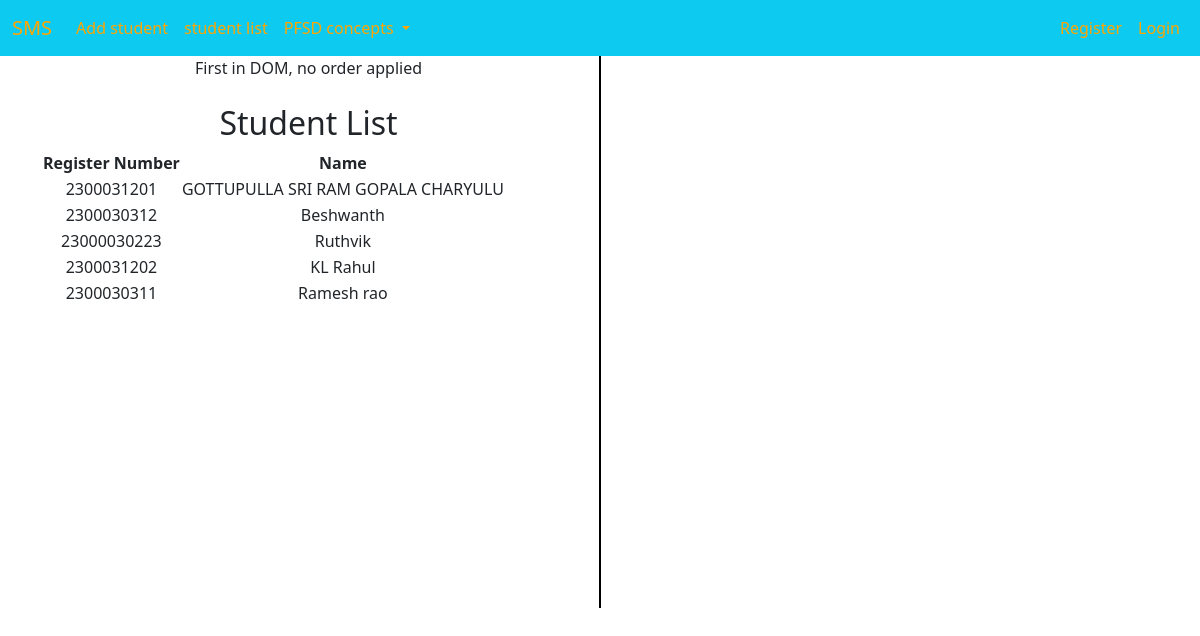
The page /student_list/ on the database its author committed.
### adminapp/models.py (models this page shows, shortened)
class StudentList(models.Model):
    user = models.OneToOneField(User, on_delete=models.CASCADE, null=True)
    Register_Number = models.CharField(max_length=20, unique=True)
    Name = models.CharField(max_length=100)

### adminapp/views.py (the view)
# urls.py: path('student_list/',views.student_list,name='student_list'),
def student_list(request):
    students = models.StudentList.objects.all()
    return render(request, 'adminapp/student_list.html', {'students': students})

### templates/adminapp/student_list.html (shortened to what this page needs)
{% extends 'Navbar/ProjectNavbar.html' %}
{% load static %}
{% block body %}
<div class="container text-center">
  <div class="row">
    <div class="col">
      First in DOM, no order applied
        <br><br>
            <h2>Student List</h2>
<table>
    <tr>
        <th>Register Number</th>
        <th>Name</th>
    </tr>
    {% for student in students %}
    <tr>
        <td>{{ student.Register_Number }}</td>
        <td>{{ student.Name }}</td>
    </tr>
    {% endfor %}
</table>
    </div>
      <br><br><br><br><br><br><br><br><br><br><br><br><br><br><br><br>
      <br><br><br><br><br><br><br>
       <div class="col-auto d-flex align-items-center">
      <div style="border-left: 2px solid black; height: 100%;"></div>
    </div>
    <div class="col">
        <br><br>
    </div>
  </div>
</div>
{% endblock %}

### templates/Navbar/ProjectNavbar.html (shortened to what this page needs)
<!DOCTYPE html>
<html lang="en">
<head>
    <link href="https://cdn.jsdelivr.net/npm/bootstrap@5.3.3/dist/css/bootstrap.min.css" rel="stylesheet">
</head>
<body>
<nav class="navbar navbar-expand-lg bg-info">
  <div class="container-fluid">
    <a class="navbar-brand" href="{% url 'ProjectHomePage' %}" style="color:orange">SMS</a>
    <div class="collapse navbar-collapse" id="navbarSupportedContent">
      <ol class="navbar-nav me-auto mb-2 mb-lg-0">
        <li class="nav-item">
          <a class="nav-link active" aria-current="page" href="{% url 'add_studentpagecall' %}" style="color:orange">Add student</a>
        </li>
        <li class="nav-item">
          <a class="nav-link" href="{% url 'student_list' %}" style="color:orange">student list</a>
        </li>
        <li class="nav-item dropdown">
          <a class="nav-link dropdown-toggle" href="#" role="button" data-bs-toggle="dropdown" aria-expanded="false" style="color:orange;">
            PFSD concepts
          </a>
        </li>
    </div>
    <ul  class="navbar-nav ms-auto">
<li>
        {% if user.is_authenticated %}
        <li class="nav-item">
        <span class="nav-link">Welcome, {{ user.username }}</span>
    </li>
          <li class="nav-item">
          <a class="nav-link" href="{% url 'logout' %}" >Logout</a>
          </li>
        {% else %}
                <li class="nav-item">
          <a class="nav-link" href="{% url 'RegisterPageCall' %}" style="color:orange">Register</a>
        </li>
          <li class="nav-item">
          <a class="nav-link" href="{% url 'loginpage' %}" style="color:orange">Login</a>
        </li>
        {% endif %}
 </li>
      </ul>
  </div>
</nav>
{% block body %}
{% endblock %}
</body>
</html>

### rows shown on the page
StudentList: Register_Number "2300031201", Name "GOTTUPULLA SRI RAM GOPALA CHARYULU"
StudentList: Register_Number "2300030312", Name "Beshwanth"
StudentList: Register_Number "23000030223", Name "Ruthvik"
StudentList: Register_Number "2300031202", Name "KL Rahul"
StudentList: Register_Number "2300030311", Name "Ramesh rao"
